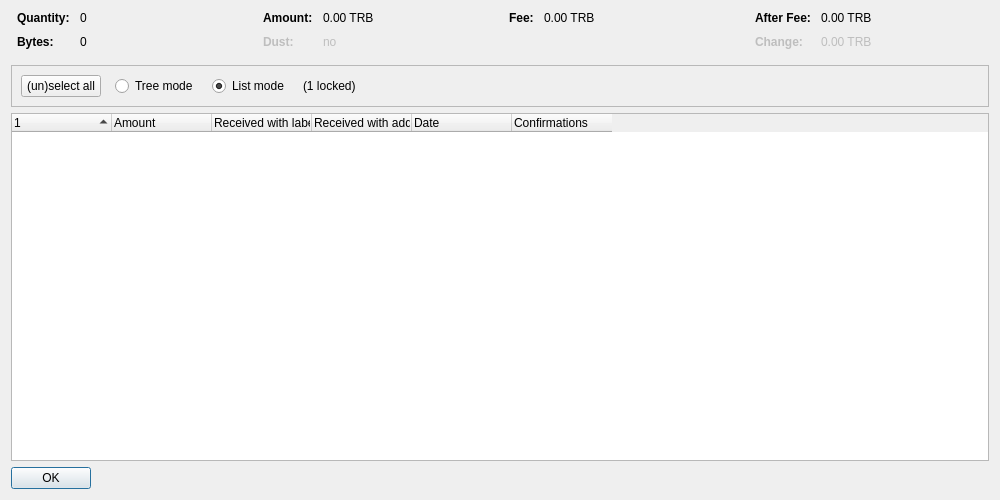
<?xml version="1.0" encoding="UTF-8"?>
<ui version="4.0">
 <class>CoinControlDialog</class>
 <widget class="QDialog" name="CoinControlDialog">
  <property name="geometry">
   <rect>
    <x>0</x>
    <y>0</y>
    <width>1000</width>
    <height>500</height>
   </rect>
  </property>
  <property name="windowTitle">
   <string>Coin Selection</string>
  </property>
  <layout class="QVBoxLayout" name="verticalLayout">
   <item>
    <layout class="QHBoxLayout" name="horizontalLayoutTop" stretch="0,0,0,0">
     <property name="topMargin">
      <number>0</number>
     </property>
     <property name="bottomMargin">
      <number>10</number>
     </property>
     <item>
      <layout class="QFormLayout" name="formLayoutCoinControl1">
       <property name="horizontalSpacing">
        <number>10</number>
       </property>
       <property name="verticalSpacing">
        <number>10</number>
       </property>
       <property name="leftMargin">
        <number>6</number>
       </property>
       <property name="rightMargin">
        <number>6</number>
       </property>
       <item row="0" column="0">
        <widget class="QLabel" name="labelCoinControlQuantityText">
         <property name="font">
          <font>
           <weight>75</weight>
           <bold>true</bold>
          </font>
         </property>
         <property name="text">
          <string>Quantity:</string>
         </property>
        </widget>
       </item>
       <item row="0" column="1">
        <widget class="QLabel" name="labelCoinControlQuantity">
         <property name="cursor">
          <cursorShape>IBeamCursor</cursorShape>
         </property>
         <property name="contextMenuPolicy">
          <enum>Qt::ActionsContextMenu</enum>
         </property>
         <property name="text">
          <string notr="true">0</string>
         </property>
         <property name="textInteractionFlags">
          <set>Qt::LinksAccessibleByMouse|Qt::TextSelectableByKeyboard|Qt::TextSelectableByMouse</set>
         </property>
        </widget>
       </item>
       <item row="1" column="0">
        <widget class="QLabel" name="labelCoinControlBytesText">
         <property name="font">
          <font>
           <weight>75</weight>
           <bold>true</bold>
          </font>
         </property>
         <property name="text">
          <string>Bytes:</string>
         </property>
        </widget>
       </item>
       <item row="1" column="1">
        <widget class="QLabel" name="labelCoinControlBytes">
         <property name="cursor">
          <cursorShape>IBeamCursor</cursorShape>
         </property>
         <property name="contextMenuPolicy">
          <enum>Qt::ActionsContextMenu</enum>
         </property>
         <property name="text">
          <string notr="true">0</string>
         </property>
         <property name="textInteractionFlags">
          <set>Qt::LinksAccessibleByMouse|Qt::TextSelectableByKeyboard|Qt::TextSelectableByMouse</set>
         </property>
        </widget>
       </item>
      </layout>
     </item>
     <item>
      <layout class="QFormLayout" name="formLayoutCoinControl2">
       <property name="horizontalSpacing">
        <number>10</number>
       </property>
       <property name="verticalSpacing">
        <number>10</number>
       </property>
       <property name="leftMargin">
        <number>6</number>
       </property>
       <property name="rightMargin">
        <number>6</number>
       </property>
       <item row="0" column="0">
        <widget class="QLabel" name="labelCoinControlAmountText">
         <property name="font">
          <font>
           <weight>75</weight>
           <bold>true</bold>
          </font>
         </property>
         <property name="text">
          <string>Amount:</string>
         </property>
        </widget>
       </item>
       <item row="0" column="1">
        <widget class="QLabel" name="labelCoinControlAmount">
         <property name="cursor">
          <cursorShape>IBeamCursor</cursorShape>
         </property>
         <property name="contextMenuPolicy">
          <enum>Qt::ActionsContextMenu</enum>
         </property>
         <property name="text">
          <string notr="true">0.00 TRB</string>
         </property>
         <property name="textInteractionFlags">
          <set>Qt::LinksAccessibleByMouse|Qt::TextSelectableByKeyboard|Qt::TextSelectableByMouse</set>
         </property>
        </widget>
       </item>
       <item row="1" column="0">
        <widget class="QLabel" name="labelCoinControlLowOutputText">
         <property name="enabled">
          <bool>false</bool>
         </property>
         <property name="font">
          <font>
           <weight>75</weight>
           <bold>true</bold>
          </font>
         </property>
         <property name="text">
          <string>Dust:</string>
         </property>
        </widget>
       </item>
       <item row="1" column="1">
        <widget class="QLabel" name="labelCoinControlLowOutput">
         <property name="enabled">
          <bool>false</bool>
         </property>
         <property name="cursor">
          <cursorShape>IBeamCursor</cursorShape>
         </property>
         <property name="contextMenuPolicy">
          <enum>Qt::ActionsContextMenu</enum>
         </property>
         <property name="text">
          <string notr="true">no</string>
         </property>
         <property name="textInteractionFlags">
          <set>Qt::LinksAccessibleByMouse|Qt::TextSelectableByKeyboard|Qt::TextSelectableByMouse</set>
         </property>
        </widget>
       </item>
      </layout>
     </item>
     <item>
      <layout class="QFormLayout" name="formLayoutCoinControl3">
       <property name="horizontalSpacing">
        <number>10</number>
       </property>
       <property name="verticalSpacing">
        <number>10</number>
       </property>
       <property name="leftMargin">
        <number>6</number>
       </property>
       <property name="rightMargin">
        <number>6</number>
       </property>
       <item row="0" column="0">
        <widget class="QLabel" name="labelCoinControlFeeText">
         <property name="font">
          <font>
           <weight>75</weight>
           <bold>true</bold>
          </font>
         </property>
         <property name="text">
          <string>Fee:</string>
         </property>
        </widget>
       </item>
       <item row="0" column="1">
        <widget class="QLabel" name="labelCoinControlFee">
         <property name="cursor">
          <cursorShape>IBeamCursor</cursorShape>
         </property>
         <property name="contextMenuPolicy">
          <enum>Qt::ActionsContextMenu</enum>
         </property>
         <property name="text">
          <string notr="true">0.00 TRB</string>
         </property>
         <property name="textInteractionFlags">
          <set>Qt::LinksAccessibleByMouse|Qt::TextSelectableByKeyboard|Qt::TextSelectableByMouse</set>
         </property>
        </widget>
       </item>
      </layout>
     </item>
     <item>
      <layout class="QFormLayout" name="formLayoutCoinControl4">
       <property name="horizontalSpacing">
        <number>10</number>
       </property>
       <property name="verticalSpacing">
        <number>10</number>
       </property>
       <property name="leftMargin">
        <number>6</number>
       </property>
       <property name="rightMargin">
        <number>6</number>
       </property>
       <item row="0" column="0">
        <widget class="QLabel" name="labelCoinControlAfterFeeText">
         <property name="font">
          <font>
           <weight>75</weight>
           <bold>true</bold>
          </font>
         </property>
         <property name="text">
          <string>After Fee:</string>
         </property>
        </widget>
       </item>
       <item row="0" column="1">
        <widget class="QLabel" name="labelCoinControlAfterFee">
         <property name="cursor">
          <cursorShape>IBeamCursor</cursorShape>
         </property>
         <property name="contextMenuPolicy">
          <enum>Qt::ActionsContextMenu</enum>
         </property>
         <property name="text">
          <string notr="true">0.00 TRB</string>
         </property>
         <property name="textInteractionFlags">
          <set>Qt::LinksAccessibleByMouse|Qt::TextSelectableByKeyboard|Qt::TextSelectableByMouse</set>
         </property>
        </widget>
       </item>
       <item row="1" column="0">
        <widget class="QLabel" name="labelCoinControlChangeText">
         <property name="enabled">
          <bool>false</bool>
         </property>
         <property name="font">
          <font>
           <weight>75</weight>
           <bold>true</bold>
          </font>
         </property>
         <property name="text">
          <string>Change:</string>
         </property>
        </widget>
       </item>
       <item row="1" column="1">
        <widget class="QLabel" name="labelCoinControlChange">
         <property name="enabled">
          <bool>false</bool>
         </property>
         <property name="cursor">
          <cursorShape>IBeamCursor</cursorShape>
         </property>
         <property name="contextMenuPolicy">
          <enum>Qt::ActionsContextMenu</enum>
         </property>
         <property name="text">
          <string notr="true">0.00 TRB</string>
         </property>
         <property name="textInteractionFlags">
          <set>Qt::LinksAccessibleByMouse|Qt::TextSelectableByKeyboard|Qt::TextSelectableByMouse</set>
         </property>
        </widget>
       </item>
      </layout>
     </item>
    </layout>
   </item>
   <item>
    <widget class="QFrame" name="frame">
     <property name="minimumSize">
      <size>
       <width>0</width>
       <height>40</height>
      </size>
     </property>
     <property name="frameShape">
      <enum>QFrame::StyledPanel</enum>
     </property>
     <property name="frameShadow">
      <enum>QFrame::Sunken</enum>
     </property>
     <layout class="QHBoxLayout" name="horizontalLayout">
      <item>
       <layout class="QHBoxLayout" name="horizontalLayoutPanel" stretch="0,0,0,0,0">
        <property name="spacing">
         <number>14</number>
        </property>
        <item>
         <widget class="QPushButton" name="pushButtonSelectAll">
          <property name="sizePolicy">
           <sizepolicy hsizetype="Maximum" vsizetype="Fixed">
            <horstretch>0</horstretch>
            <verstretch>0</verstretch>
           </sizepolicy>
          </property>
          <property name="text">
           <string>(un)select all</string>
          </property>
          <property name="autoDefault">
           <bool>false</bool>
          </property>
         </widget>
        </item>
        <item>
         <widget class="QRadioButton" name="radioTreeMode">
          <property name="sizePolicy">
           <sizepolicy hsizetype="Maximum" vsizetype="Fixed">
            <horstretch>0</horstretch>
            <verstretch>0</verstretch>
           </sizepolicy>
          </property>
          <property name="text">
           <string>Tree mode</string>
          </property>
         </widget>
        </item>
        <item>
         <widget class="QRadioButton" name="radioListMode">
          <property name="sizePolicy">
           <sizepolicy hsizetype="Maximum" vsizetype="Fixed">
            <horstretch>0</horstretch>
            <verstretch>0</verstretch>
           </sizepolicy>
          </property>
          <property name="text">
           <string>List mode</string>
          </property>
          <property name="checked">
           <bool>true</bool>
          </property>
         </widget>
        </item>
        <item>
         <widget class="QLabel" name="labelLocked">
          <property name="text">
           <string notr="true">(1 locked)</string>
          </property>
         </widget>
        </item>
        <item>
         <spacer name="horizontalSpacer">
          <property name="orientation">
           <enum>Qt::Horizontal</enum>
          </property>
          <property name="sizeHint" stdset="0">
           <size>
            <width>40</width>
            <height>20</height>
           </size>
          </property>
         </spacer>
        </item>
       </layout>
      </item>
     </layout>
    </widget>
   </item>
   <item>
    <widget class="CoinControlTreeWidget" name="treeWidget">
     <property name="contextMenuPolicy">
      <enum>Qt::CustomContextMenu</enum>
     </property>
     <property name="sortingEnabled">
      <bool>false</bool>
     </property>
     <property name="columnCount">
      <number>6</number>
     </property>
     <attribute name="headerShowSortIndicator" stdset="0">
      <bool>true</bool>
     </attribute>
     <attribute name="headerStretchLastSection">
      <bool>false</bool>
     </attribute>
     <column>
      <property name="text">
       <string/>
      </property>
     </column>
     <column>
      <property name="text">
       <string>Amount</string>
      </property>
     </column>
     <column>
      <property name="text">
       <string>Received with label</string>
      </property>
     </column>
     <column>
      <property name="text">
       <string>Received with address</string>
      </property>
     </column>
     <column>
      <property name="text">
       <string>Date</string>
      </property>
     </column>
     <column>
      <property name="text">
       <string>Confirmations</string>
      </property>
      <property name="toolTip">
       <string>Confirmed</string>
      </property>
     </column>
     <column>
      <property name="text">
       <string/>
      </property>
     </column>
     <column>
      <property name="text">
       <string/>
      </property>
     </column>
     <column>
      <property name="text">
       <string/>
      </property>
     </column>
     <column>
      <property name="text">
       <string/>
      </property>
     </column>
    </widget>
   </item>
   <item>
    <widget class="QDialogButtonBox" name="buttonBox">
     <property name="sizePolicy">
      <sizepolicy hsizetype="Maximum" vsizetype="Fixed">
       <horstretch>0</horstretch>
       <verstretch>0</verstretch>
      </sizepolicy>
     </property>
     <property name="orientation">
      <enum>Qt::Horizontal</enum>
     </property>
     <property name="standardButtons">
      <set>QDialogButtonBox::Ok</set>
     </property>
    </widget>
   </item>
  </layout>
 </widget>
 <customwidgets>
  <customwidget>
   <class>CoinControlTreeWidget</class>
   <extends>QTreeWidget</extends>
   <header>qt/coincontroltreewidget.h</header>
  </customwidget>
 </customwidgets>
 <resources/>
 <connections/>
</ui>
